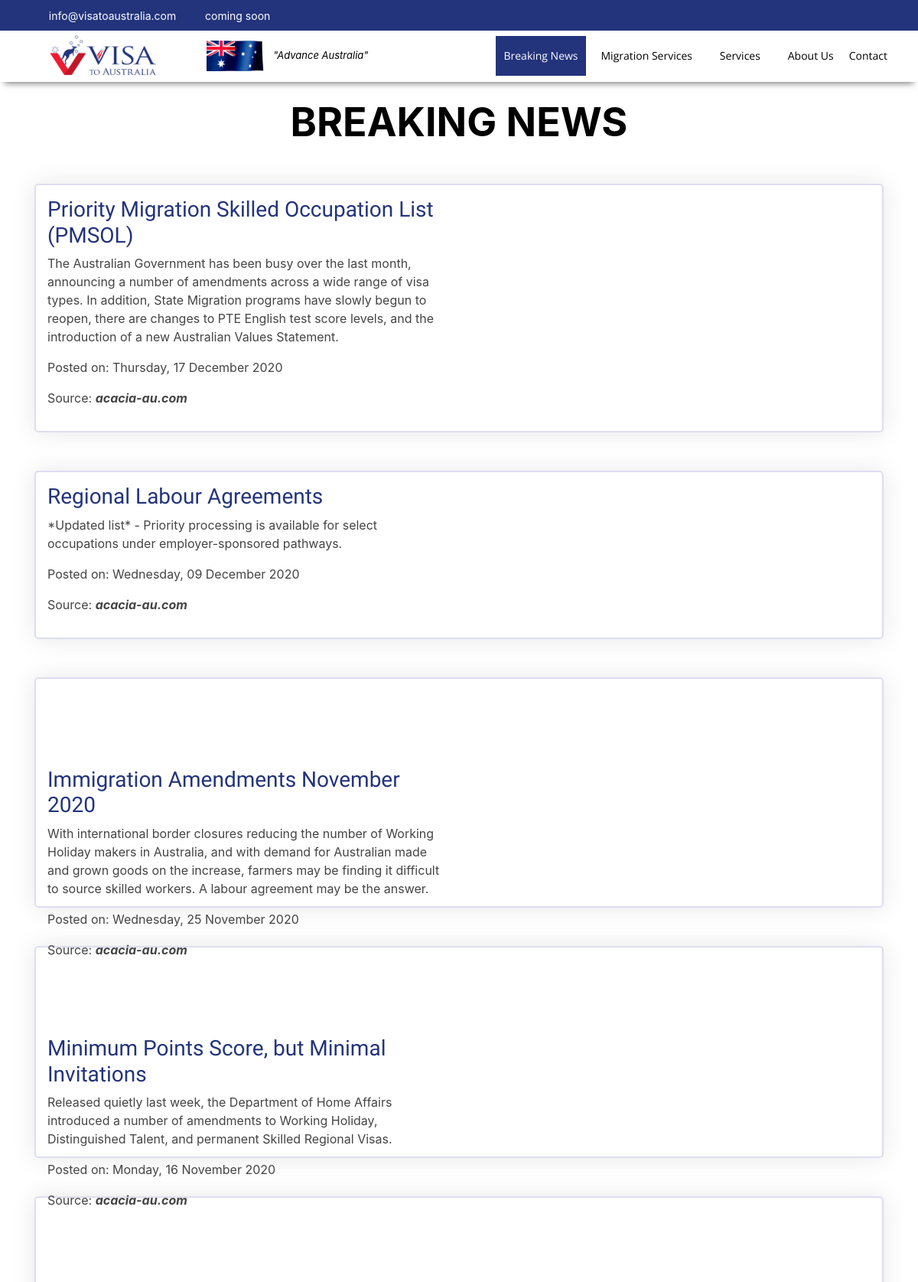
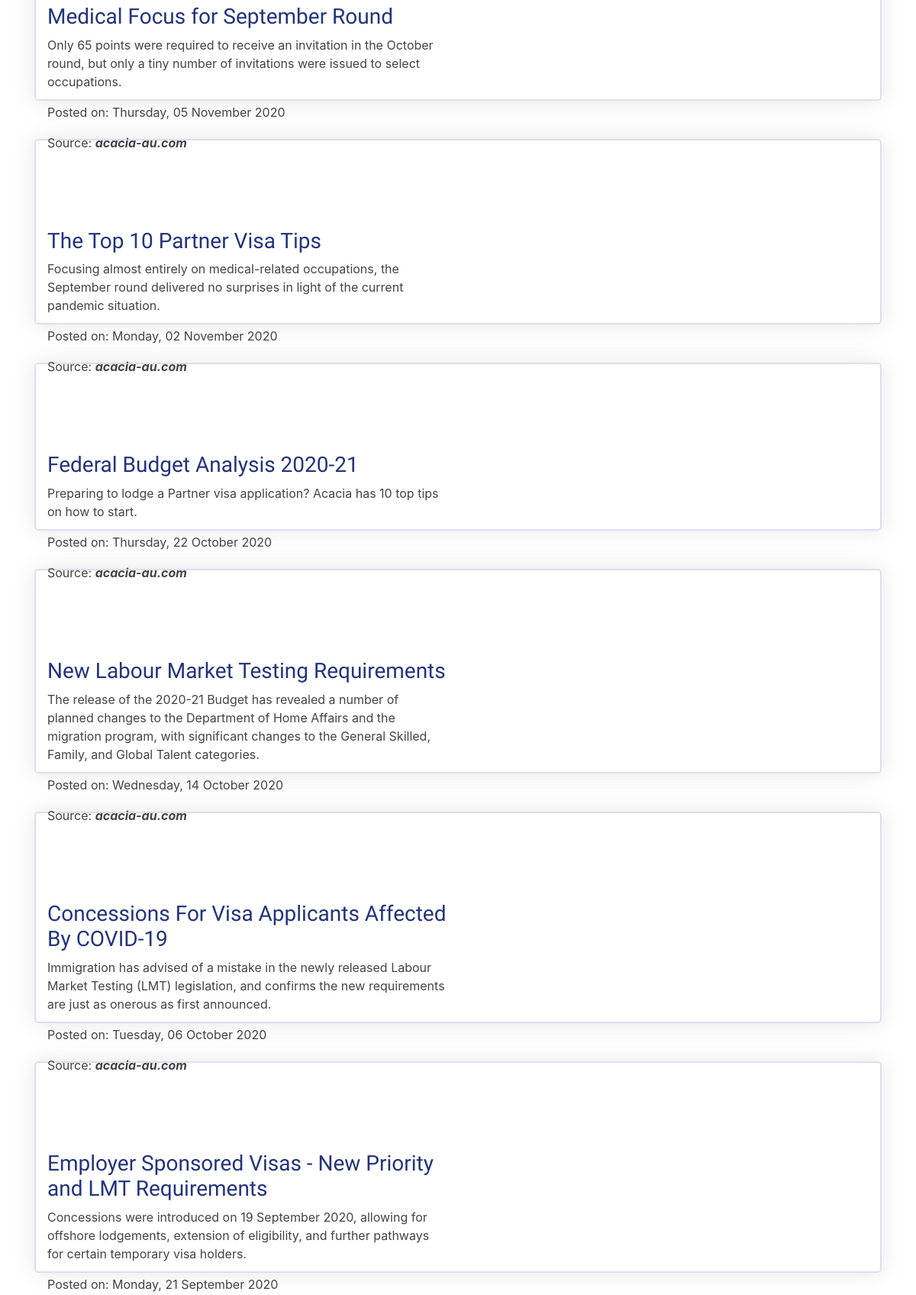
Page /news/ (upper part) on the committed database (2 pictures, top to bottom).
### australia_app/models.py (models this page shows)
class News(models.Model):
    title = models.CharField(max_length=200)
    date = models.CharField(max_length=200)
    desc = models.CharField(max_length=400)
    link = models.CharField(max_length=200)

### australia_app/views.py (the view)
# urls.py: path('news/',views.Newspage.as_view(),name="news"),
class Newspage(View):
	def get(self,request,*args,**kwargs):
		all_news= News.objects.all()
		context= {
		"news":all_news
		}
		return render(request,"news.html",context)

### australia_app/templates/news.html (shortened to what this page needs)
{% extends 'base.html' %}
{% load static %}
{% block body_block %}
<main id="main">
<section id="blogs">
<div class="section-title">
  <span style="color: black;">Breaking News</span>
</div>
  <div class="container">
    {% for article in news %}
          <div class="blog-box">
            <div class="row" data-aos="fade-up">
            <div class="col">
              <a href="https://acacia-au.com/{{ article.link }}"><h3 class="blog-head">{{ article.title }}</h3></a>
              <p class="blog-para">{{ article.desc }}</p>
                <p class="blog-date">Posted on: {{ article.date }}</p>
              <p class="blog-source">Source: <i><b>acacia-au.com</b></i></p>
            </div>
            <div class="col">
            </div>
          </div>
          </div>
    {% endfor %}
  </div>
</section>
</main>
{% endblock %}

### australia_app/templates/base.html (shortened to what this page needs)
<!DOCTYPE html>
{% load static %}
<html lang="en">
<head>
  <link href="{% static 'assets/vendor/bootstrap/css/bootstrap.min.css' %}" rel="stylesheet">
  <link href="{% static 'assets/vendor/icofont/icofont.min.css' %}" rel="stylesheet">
  <link href="{% static 'assets/vendor/boxicons/css/boxicons.min.css' %}" rel="stylesheet">
  <link href="{% static 'assets/vendor/venobox/venobox.css' %}" rel="stylesheet">
  <link href="{% static 'assets/vendor/owl.carousel/assets/owl.carousel.min.css' %}" rel="stylesheet">
  <link href="{% static 'assets/vendor/aos/aos.css' %}" rel="stylesheet">
  <link href="{% static 'assets/css/style.css' %}" rel="stylesheet">
  <link href="{% static 'assets/css/main.css' %}" rel="stylesheet">
</head>
<body style="background-color: #fff">
<div id="topbar" class="d-none d-lg-flex align-items-center fixed-top ">
  <div class="container d-flex">
    <div class="contact-info mr-auto">
      <i class="icofont-envelope"></i> <a href="mailto:info@visatoaustralia.com">info@visatoaustralia.com</a>
      <i class="icofont-phone"></i> coming soon
    </div>
    <div class="social-links">
      <a href="https://www.facebook.com/Visa-to-Australia-104412438242530" class="facebook"><i class="icofont-facebook"></i></a>
      <a href="https://instagram.com/visa.toaustralia?igshid=dai4g1sjd7j1" class="instagram"><i class="icofont-instagram"></i></a>
    </div>
  </div>
</div>
<header id="header" class="fixed-top ">
    <div class="container-nav d-flex align-items-center">
      <a href="{% url 'index' %}" class="logo1"><img src="{% static 'assets/img/VisaTo_Australia-logo-8A-final.jpg' %}" alt="" class="img-fluid"></a>
      <a href="#"> <img src="{% static 'assets/img/australian-flag.gif' %}" style="height:40px"> </a>
    <div class="nav-inspiring">
      <p class="font-italic">"Advance Australia"<br></p>
    </div>
    <nav class="nav-menu ml-auto d-none d-lg-block">
      <ul>
        <li id="news-btn" class="news-btn"><a href="{% url 'news' %}">Breaking News</a></li>
        <li class="drop-down"><a href="">Migration Services</a>
        </li>
        <li class="drop-down"><a href="#services">Services</a>
        </li>
        <li><a href="{% url 'aboutus' %}">About Us</a></li>
        <li><a href="{% url 'contactus' %}">Contact</a></li>
      </ul>
    </nav>
  </div>
</header>
{% block body_block %}
{% endblock %}
</body>
</html>

### australia_app/static/assets/css/style.css (style rules this page uses)
body { font-family: "Open Sans", sans-serif; color: #444444; }
a { color: #23347c; }
h1, h2, h3, h4, h5, h6 { font-family: "Raleway", sans-serif; }
.logo1 { margin-left: 5%; margin-right: 5%; width: 150px; }
#topbar { height: 40px; font-size: 14px; transition: all 0.5s; color: rgba(255, 255, 255, 0.6); }
#topbar .contact-info a { line-height: 1; color: rgba(255, 255, 255, 0.6); transition: 0.3s; }
#topbar .contact-info i { color: #a8aec6; padding-right: 4px; }
#topbar .contact-info i.icofont-phone { margin-left: 15px; }
#topbar .social-links a { color: rgba(255, 255, 255, 0.5); padding-left: 15px; display: inline-block; line-height: 1px; transition: 0.3s; }
#topbar .social-links a:first-child { border-left: 0; }
.container-nav { box-shadow: 0px 8px 8px -6px rgba(0,0,0,.5); }
#header { background:#fff; color:black; transition: all 0.5s; z-index: 997; top: 40px; }
.nav-menu ul { margin: 0; padding: 0; list-style: none; }
.nav-menu > ul { display: flex; }
.nav-menu > ul > li { position: relative; white-space: nowrap; padding: 18px 15px; margin-left: 5px; transition: 0.3s; }
.nav-menu a { display: block; position: relative; color: #000; transition: 0.3s; font-size: 14px; font-family: "Open Sans", sans-serif; }
.nav-menu .drop-down > a:after { content: "\ea99"; font-family: IcoFont; padding-left: 5px; }
#news-btn { margin-right: 10px; }
.news-btn { background-color: #23347c; }
.news-btn a { color: white !important; }
#topbar .contact-info a, #topbar { color: white; }
#topbar { background: #23347c; }
.mobile-nav { position: fixed; top: 55px; right: 15px; bottom: 15px; left: 15px; z-index: 9999; overflow-y: auto; background: #fff; transition: ease-in-out 0.2s; opacity: 0; visibility: hidden; border-radius: 10px; padding: 10px 0; }
.mobile-nav * { margin: 0; padding: 0; list-style: none; }
.mobile-nav a { display: block; position: relative; color: #191919; padding: 10px 20px; font-weight: 500; outline: none; }
.mobile-nav .drop-down > a:after { content: "\ea99"; font-family: IcoFont; padding-left: 10px; position: absolute; right: 15px; }
.mobile-nav .drop-down > a { padding-right: 35px; }
.nav-inspiring p { color: black; font-size: small; padding-top: 15px; margin-left: 10px; }
section { padding: 30px 0; overflow: hidden; }
.section-title { text-align: center; padding: 30px 0; position: relative; }
.section-title span { position: absolute; top: 30px; color: #f4f4f4; left: 0; right: 0; z-index: 1; font-weight: 700; font-size: 52px; text-transform: uppercase; line-height: 0; }

### australia_app/static/assets/css/main.css (style rules this page uses)
#main { margin-top: 100px; }
.container-nav { box-shadow: 0px 8px 8px -6px rgba(0,0,0,.5); }
.nav-menu a { color: black; }
.nav-inspiring p { color: black; }
.logo1 { margin-left: 5%; margin-right: 5%; width: 150px; }
#topbar .contact-info a, #topbar { color: white; }
#topbar { background: #23347C ; }
.nav-menu > ul > li { padding: 15px 10px; margin-left: 0px; }
.blog-box { margin-top: 50px; padding: 15px; box-shadow: 0 0 30px rgba(214, 215, 216, 0.6); border: 2px #DDDDF0 solid; border-radius: 5px; }
#blogs { background: white; }
body { font-family: -apple-system, BlinkMacSystemFont, "Segoe UI", Roboto, Helvetica, Arial, sans-serif, "Apple Color Emoji", "Segoe UI Emoji", "Segoe UI Symbol"; }

### rows in the picture
News: title "Priority Migration Skilled Occupation List (PMSOL)", desc "The Australian Government has been busy over the last month, announcing a number of amendments across a wide range of visa types. In addition, State Migration programs have slowly begun to reopen, there are changes to PTE English test score levels, and the introduction of a new Australian Values Statement.", date "Thursday, 17 December 2020"
News: title "Regional Labour Agreements", desc "*Updated list* - Priority processing is available for select occupations under employer-sponsored pathways.", date "Wednesday, 09 December 2020"
News: title "Immigration Amendments November 2020", desc "With international border closures reducing the number of Working Holiday makers in Australia, and with demand for Australian made and grown goods on the increase, farmers may be finding it difficult to source skilled workers. A labour agreement may be the answer.", date "Wednesday, 25 November 2020"
News: title "Minimum Points Score, but Minimal Invitations", desc "Released quietly last week, the Department of Home Affairs introduced a number of amendments to Working Holiday, Distinguished Talent, and permanent Skilled Regional Visas.", date "Monday, 16 November 2020"
News: title "Medical Focus for September Round", desc "Only 65 points were required to receive an invitation in the October round, but only a tiny number of invitations were issued to select occupations.", date "Thursday, 05 November 2020"
News: title "The Top 10 Partner Visa Tips", desc "Focusing almost entirely on medical-related occupations, the September round delivered no surprises in light of the current pandemic situation.", date "Monday, 02 November 2020"
News: title "Federal Budget Analysis 2020-21", desc "Preparing to lodge a Partner visa application? Acacia has 10 top tips on how to start.", date "Thursday, 22 October 2020"
News: title "New Labour Market Testing Requirements", desc "The release of the 2020-21 Budget has revealed a number of planned changes to the Department of Home Affairs and the migration program, with significant changes to the General Skilled, Family, and Global Talent categories.", date "Wednesday, 14 October 2020"
News: title "Concessions For Visa Applicants Affected By COVID-19", desc "Immigration has advised of a mistake in the newly released Labour Market Testing (LMT) legislation, and confirms the new requirements are just as onerous as first announced.", date "Tuesday, 06 October 2020"
News: title "Employer Sponsored Visas - New Priority and LMT Requirements", desc "Concessions were introduced on 19 September 2020, allowing for offshore lodgements, extension of eligibility, and further pathways for certain temporary visa holders.", date "Monday, 21 September 2020"
